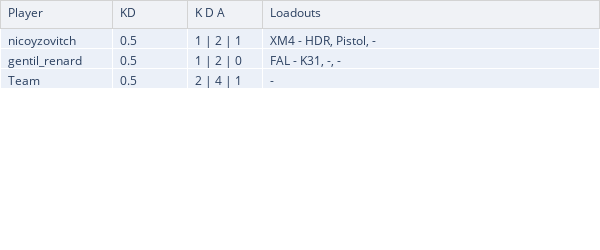

Source (notebook cell):
### Code cell
df = team_kills

fig = go.Figure(
    data=[
        go.Table(
            columnwidth = [30, 20, 20, 90],
            header = dict(values=list(df.columns),
                          align=['left'],
                          line_color='lightgray',
                          fill_color='#F0F2F6'),
            cells = dict(values=[df.Player, df.KD, df['K D A'], df.Loadouts],
                         align='left'))
    ]
)

# to narrow spaces between several figures
fig.update_layout(
    width=600,
    height=250,
    margin=dict(
        l=0,
        r=1,
        b=0,
        t=0
        )
    )
fig.show()

### Figure 1 — Plotly figure (JSON) as saved in the notebook; plotly's stock layout.template omitted (floating-point values rounded to 4 significant figures)
{"data": [{"cells": {"align": "left", "values": [["nicoyzovitch", "gentil_renard", "Team"], [0.5, 0.5, 0.5], ["1 | 2 | 1", "1 | 2 | 0", "2 | 4 | 1"], ["XM4 - HDR, Pistol, -", "FAL - K31, -, -", "-"]]}, "columnwidth": [30, 20, 20, 90], "header": {"align": ["left"], "fill": {"color": "#F0F2F6"}, "line": {"color": "lightgray"}, "values": ["Player", "KD", "K D A", "Loadouts"]}, "type": "table"}], "layout": {"height": 250, "margin": {"b": 0, "l": 0, "r": 1, "t": 0}, "width": 600}}
